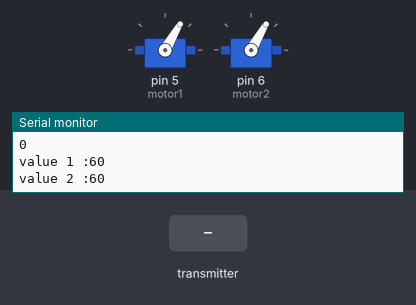
A sketch run on a simulated Arduino Uno, built with avr-gcc and run on an emulated ATmega328P. Shown: 2 × servo, the last lines printed to the serial monitor. The test bench sets the inputs (shaded band). No radio packets arrive unless stated.

Above: at 4.2 s.
4.3 s: the transmitter starts sending joyZ = 64
At 5.5 s:
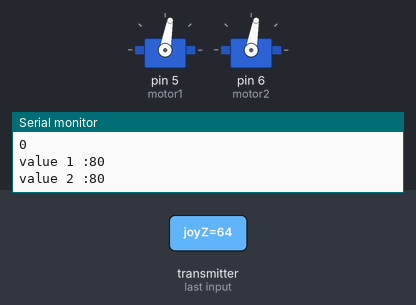
5.8 s: the transmitter starts sending joyY = 64
At 6.8 s:
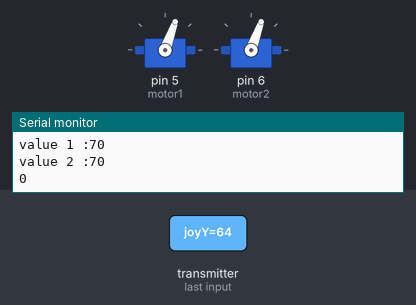
8.8 s: the transmitter starts sending joyX = 64
11.8 s: the transmitter starts sending joyX = 255
At 12.2 s:
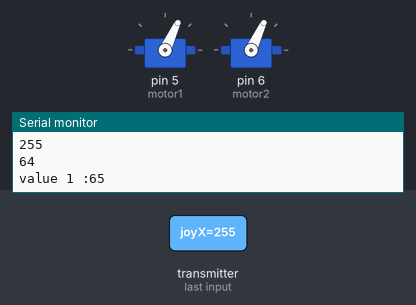
14.8 s: the transmitter starts sending joyY = 0
At 15.3 s:
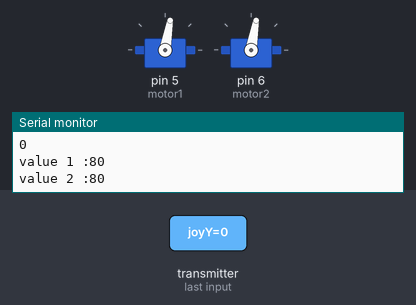
16.3 s: the transmitter starts sending joyY = 255
At 17.1 s:
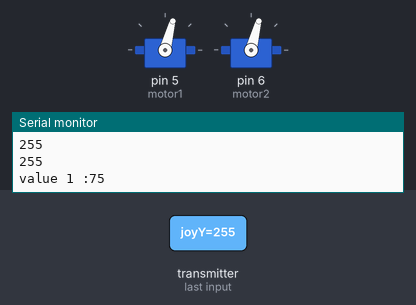
Timing chart, 0 to 19.3 s (numbered marks = the images above; inputs shaded):
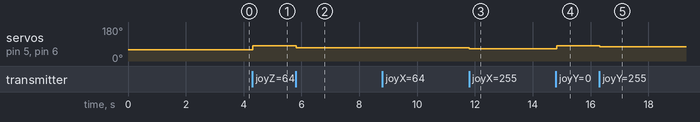

Measured:
- after the input at 4.3 s, servo on pin 5 (motor1), servo on pin 6 (motor2): 60° → 80° at once
- after the input at 5.8 s, servo on pin 5 (motor1), servo on pin 6 (motor2): 80° → 70° at once
- after the input at 11.8 s, servo on pin 5 (motor1), servo on pin 6 (motor2): 70° → 65° at once
- after the input at 14.8 s, servo on pin 5 (motor1), servo on pin 6 (motor2): 65° → 80° at once
- after the input at 16.3 s, servo on pin 5 (motor1), servo on pin 6 (motor2): 80° → 75° at once

The sketch:

board_main_levelSP.ino
```cpp
#include <SPI.h>
#include <nRF24L01.h>
#include <RF24.h>
#include <Servo.h>
#define SPMAX 90 //모터 최대출력값 지정 BLDC모터이기 때문에 75도 상당히 위험함 따라서 낮춰쓰는것을 추천
Servo motor1,motor2;

int val1 = 60; //왼쪽바퀴 기본 모터값 설정
int val2 = 60; //오른쪽바퀴 기본 모터값 설정
RF24 radio(7, 8);
const byte address[6] = "02019"; //송신기와 동일하게 설정 컨트롤러에도 02019로 설정되 있을 것임
struct Data{
  byte joyX;
  byte joyY;
  byte joyZ;
  };
Data data;

void setup() {
  Serial.begin(9600);
  radio.begin();
  radio.setAutoAck(true);
  motor1.attach (5);
  motor2.attach (6);
  motor1.write(60);
  motor2.write(60);
  delay(3000);

  radio.openReadingPipe(0, address);
  radio.setPALevel(RF24_PA_MAX); //수신과 동일하게 MAX로 설정(MIN, LOW, HIGH, MAX)
  radio.startListening(); //데이터 수신
}

void loop() {
  while (radio.available()) {
    radio.read(&data, sizeof(Data));
    if (val1 > SPMAX || val2 > SPMAX){ //속도가 지정한 최대값이 넘으면 다시 60으로 고정
      val1 = 60;
      val2 = 60;
    }
    else{
      if(data.joyX < 10){
        val1 = 70;
        val2 = 70;
      }
      if(data.joyX > 169){
        val1 = 65;
        val2 = 65;
      }
      if(data.joyY > 169){
        val1 = 75;
        val2 = 75;
      }
      if(data.joyY < 10){
        val1 = 80;
        val2 = 80;
      }
      if(data.joyZ == 0){
        val1 = 60;
        val2 = 60;
      }
      motor1.write(val1);
      motor2.write(val2);
    }
  }
    Serial.println(data.joyX);
    Serial.println(data.joyY);
    Serial.print("value 1 :");
    Serial.println(val1);
    Serial.print("value 2 :");
    Serial.println(val2);
    delay(10);

}
```
